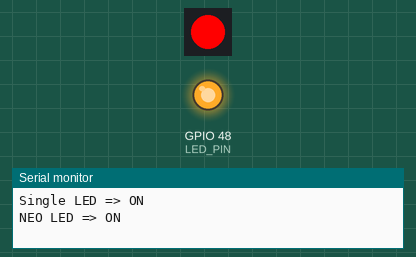
The program below on a simulated ESP32. Parts: 1 RGB LEDs in strip order, left to right, output pins drawn as LEDs (lit = HIGH), the last lines printed to the serial monitor.

Above: at 1.0 s.
At 3.0 s:
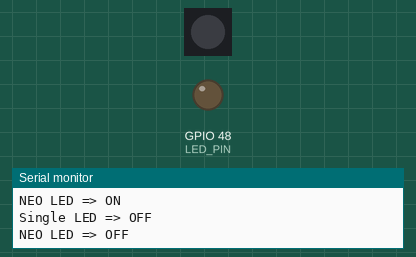
Timing chart, 0 to 5.2 s (numbered marks = the images above):
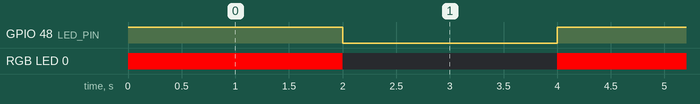

Measured:
- by itself, GPIO 48 (LED_PIN): alternates HIGH for 2.0 s and LOW for 2.0 s
- by itself, RGB LED 0: alternates RGB(255, 0, 0) for 2.0 s and off for 2.0 s
- by itself, everything shown: repeats every 4.0 s, in 4 steps

The program:

main.cpp
```cpp
#include <Arduino.h>
#include <Adafruit_NeoPixel.h>

#define INTERVAL  2000
#define LED_PIN   48
#define NEO_PIN   45
#define NEO_COUNT 1

void led_blinky(void *pvParameters)
{
  pinMode(LED_PIN, OUTPUT); // Initialize LED pin

  while(1)
  {
    digitalWrite(LED_PIN, HIGH);  // Turn ON LED
    Serial.println("Single LED => ON");
    vTaskDelay(INTERVAL);

    digitalWrite(LED_PIN, LOW);   // Turn OFF LED
    Serial.println("Single LED => OFF");
    vTaskDelay(INTERVAL);
  }
}

void neo_blinky(void *pvParameters)
{
    Adafruit_NeoPixel strip(NEO_COUNT, NEO_PIN, NEO_GRB + NEO_KHZ800);

    strip.begin();
    strip.clear();  // Set all pixels to off to start
    strip.show();

    while(1)
    {
        strip.setPixelColor(0, strip.Color(255, 0, 0)); // Set pixel 0 to red
        strip.show();                                   // Update the strip
        Serial.println("NEO LED => ON");
        vTaskDelay(INTERVAL);

        strip.setPixelColor(0, strip.Color(0, 0, 0));   // Set the pixel to off
        strip.show();                                   // Update the strip
        Serial.println("NEO LED => OFF");
        vTaskDelay(INTERVAL);
    }
}

void setup()
{
  // put your setup code here, to run once:
  Serial.begin(115200);

  xTaskCreate(led_blinky, "LED Control", 2048, NULL, 31, NULL); // Task control single LED
  xTaskCreate(neo_blinky, "NEO Control", 2048, NULL, 1, NULL);  // Task control LED NEO
}

void loop()
{
  // put your main code here, to run repeatedly:
}
```
